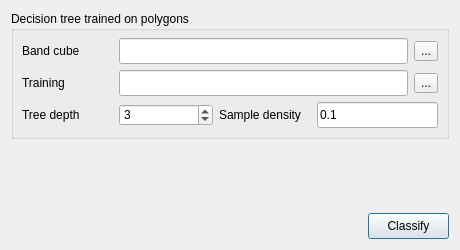
<?xml version="1.0" encoding="UTF-8"?>
<ui version="4.0">
 <class>RemoteSClassify</class>
 <widget class="QDialog" name="RemoteSClassify">
  <property name="geometry">
   <rect>
    <x>0</x>
    <y>0</y>
    <width>460</width>
    <height>250</height>
   </rect>
  </property>
  <property name="windowTitle">
   <string>Supervised classification</string>
  </property>
  <widget class="QGroupBox" name="gb_input">
   <property name="geometry">
    <rect>
     <x>11</x>
     <y>11</y>
     <width>438</width>
     <height>128</height>
    </rect>
   </property>
   <property name="title">
    <string>Decision tree trained on polygons</string>
   </property>
   <widget class="QLabel" name="lbl_file">
    <property name="geometry">
     <rect>
      <x>11</x>
      <y>27</y>
      <width>91</width>
      <height>26</height>
     </rect>
    </property>
    <property name="text">
     <string>Band cube</string>
    </property>
   </widget>
   <widget class="QLineEdit" name="p_file">
    <property name="geometry">
     <rect>
      <x>108</x>
      <y>27</y>
      <width>289</width>
      <height>26</height>
     </rect>
    </property>
    <property name="refresh" stdset="0">
     <bool>true</bool>
    </property>
   </widget>
   <widget class="QToolButton" name="browse_p_file">
    <property name="geometry">
     <rect>
      <x>403</x>
      <y>30</y>
      <width>24</width>
      <height>20</height>
     </rect>
    </property>
    <property name="toolTip">
     <string>Choose the band cube</string>
    </property>
    <property name="text">
     <string>...</string>
    </property>
    <property name="filter" stdset="0">
     <string>Rasters (*.tif *.tiff *.nc *.vrt *.img);;All files (*)</string>
    </property>
   </widget>
   <widget class="QLabel" name="lbl_train">
    <property name="geometry">
     <rect>
      <x>11</x>
      <y>59</y>
      <width>91</width>
      <height>26</height>
     </rect>
    </property>
    <property name="text">
     <string>Training</string>
    </property>
   </widget>
   <widget class="QLineEdit" name="p_train">
    <property name="geometry">
     <rect>
      <x>108</x>
      <y>59</y>
      <width>289</width>
      <height>26</height>
     </rect>
    </property>
    <property name="toolTip">
     <string>Polygons, one or more per class, each with a "class" attribute: a shapefile/GeoPackage field, or in a plain-text multi-segment file (.txt/.dat) a segment header such as  &gt; Attrib(class=water). A .gmt file is read as OGR/GMT, where the class must be an OGR field.</string>
    </property>
   </widget>
   <widget class="QToolButton" name="browse_p_train">
    <property name="geometry">
     <rect>
      <x>403</x>
      <y>62</y>
      <width>24</width>
      <height>20</height>
     </rect>
    </property>
    <property name="toolTip">
     <string>Choose the training polygons</string>
    </property>
    <property name="text">
     <string>...</string>
    </property>
    <property name="filter" stdset="0">
     <string>Vector files (*.shp *.gpkg *.gmt *.geojson *.zip *.txt *.dat);;All files (*)</string>
    </property>
   </widget>
   <widget class="QLabel" name="lbl_depth">
    <property name="geometry">
     <rect>
      <x>11</x>
      <y>91</y>
      <width>91</width>
      <height>26</height>
     </rect>
    </property>
    <property name="text">
     <string>Tree depth</string>
    </property>
   </widget>
   <widget class="QSpinBox" name="p_depth">
    <property name="geometry">
     <rect>
      <x>108</x>
      <y>93</y>
      <width>94</width>
      <height>22</height>
     </rect>
    </property>
    <property name="toolTip">
     <string>Maximum depth of the decision tree. Deeper trees fit the training pixels more closely.</string>
    </property>
    <property name="minimum">
     <number>1</number>
    </property>
    <property name="maximum">
     <number>30</number>
    </property>
    <property name="value">
     <number>3</number>
    </property>
   </widget>
   <widget class="QLabel" name="lbl_density">
    <property name="geometry">
     <rect>
      <x>208</x>
      <y>91</y>
      <width>92</width>
      <height>26</height>
     </rect>
    </property>
    <property name="text">
     <string>Sample density</string>
    </property>
   </widget>
   <widget class="QLineEdit" name="p_density">
    <property name="geometry">
     <rect>
      <x>306</x>
      <y>91</y>
      <width>121</width>
      <height>26</height>
     </rect>
    </property>
    <property name="toolTip">
     <string>Density of the random training points drawn inside each polygon (randinpolygon).</string>
    </property>
    <property name="text">
     <string>0.1</string>
    </property>
   </widget>
  </widget>
  <widget class="QLabel" name="lbl_status">
   <property name="geometry">
    <rect>
     <x>11</x>
     <y>145</y>
     <width>438</width>
     <height>62</height>
    </rect>
   </property>
   <property name="text">
    <string/>
   </property>
   <property name="wordWrap">
    <bool>true</bool>
   </property>
  </widget>
  <widget class="QPushButton" name="run_compute">
   <property name="geometry">
    <rect>
     <x>368</x>
     <y>213</y>
     <width>81</width>
     <height>26</height>
    </rect>
   </property>
   <property name="text">
    <string>Classify</string>
   </property>
   <property name="busy" stdset="0">
    <string>Training and classifying…</string>
   </property>
  </widget>
 </widget>
 <resources/>
 <connections/>
</ui>
